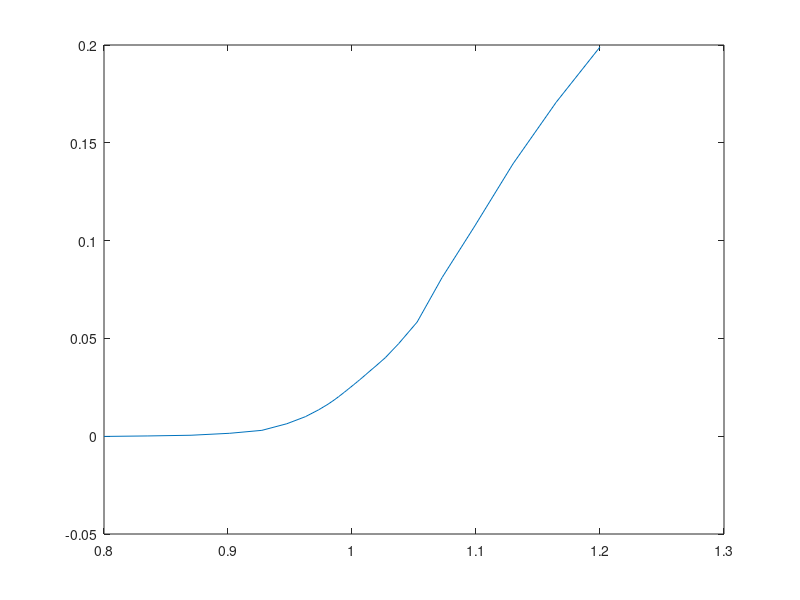

The MATLAB source for this figure:
X = [ 0.8 , 0.835389 , 0.870172 , 0.901415 , 0.92732 , 0.94747 , 0.962406 , 0.973087 , 0.980535 , 0.985664 , 0.989223 , 0.991784 , 0.993764 , 0.995443 , 0.996992 , 0.998499 , 1 , 1.0015 , 1.00301 , 1.00456 , 1.00624 , 1.00822 , 1.01078 , 1.01434 , 1.01947 , 1.02691 , 1.03759 , 1.05253 , 1.07268 , 1.09859 , 1.12983 , 1.16461 , 1.2]; 
 res = [ -0.00011326 , 0.000132166 , 0.00048925 , 0.00149204 , 0.00299438 , 0.00637836 , 0.00998079 , 0.0134878 , 0.0163127 , 0.0185302 , 0.0202137 , 0.0214649 , 0.0224486 , 0.0232929 , 0.0240804 , 0.0248508 , 0.0256212 , 0.0263982 , 0.0271817 , 0.0279873 , 0.0288678 , 0.0299184 , 0.0313151 , 0.0332756 , 0.036028 , 0.0401678 , 0.0472982 , 0.058361 , 0.0811463 , 0.107034 , 0.139239 , 0.17069 , 0.199008]; 
  plot(X,res); 
 